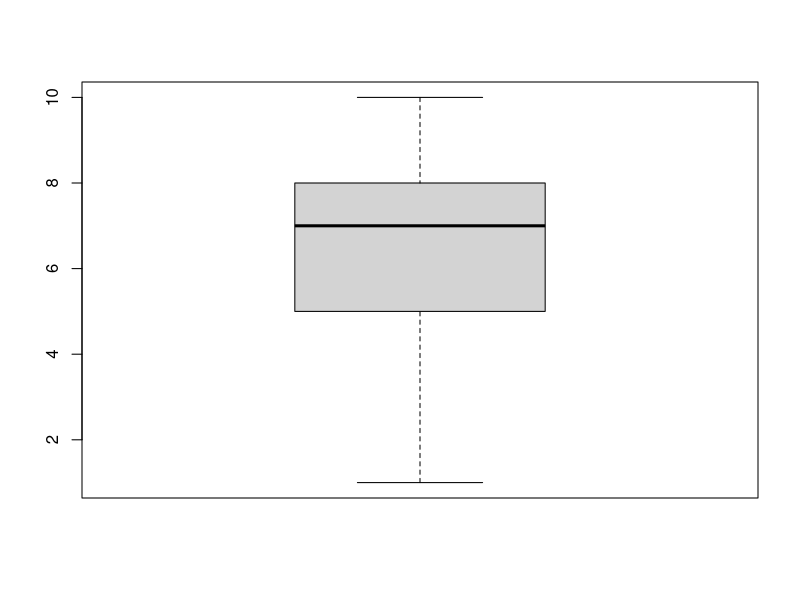
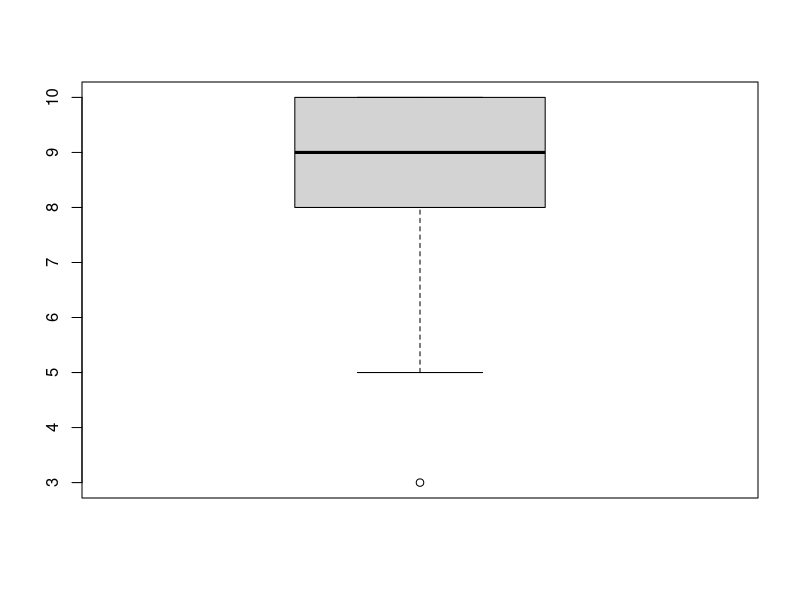
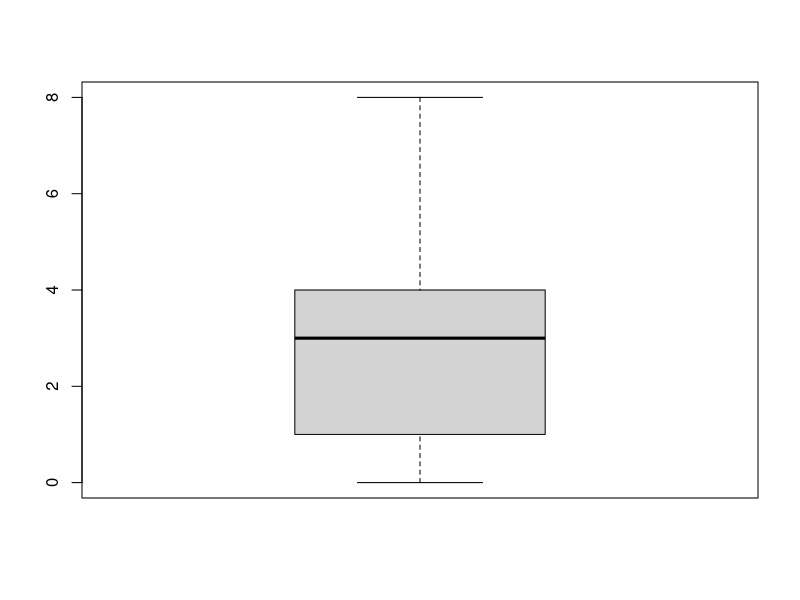
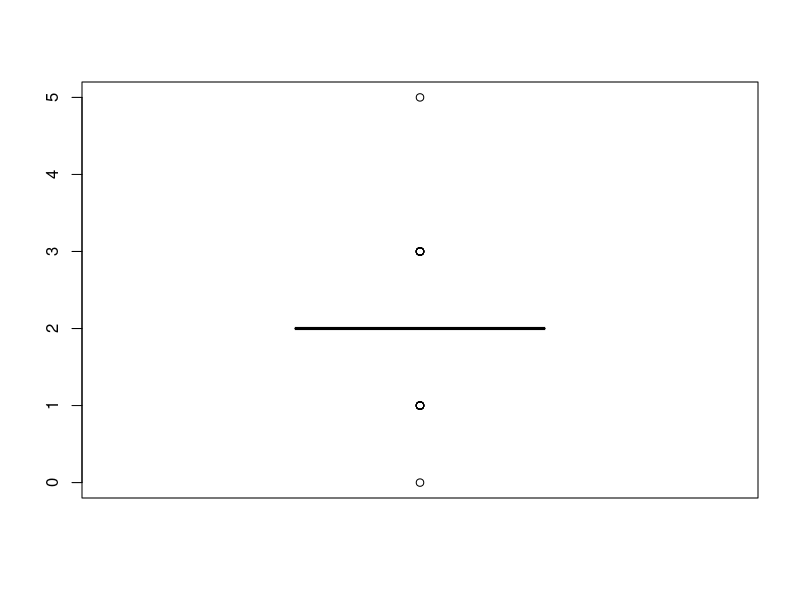
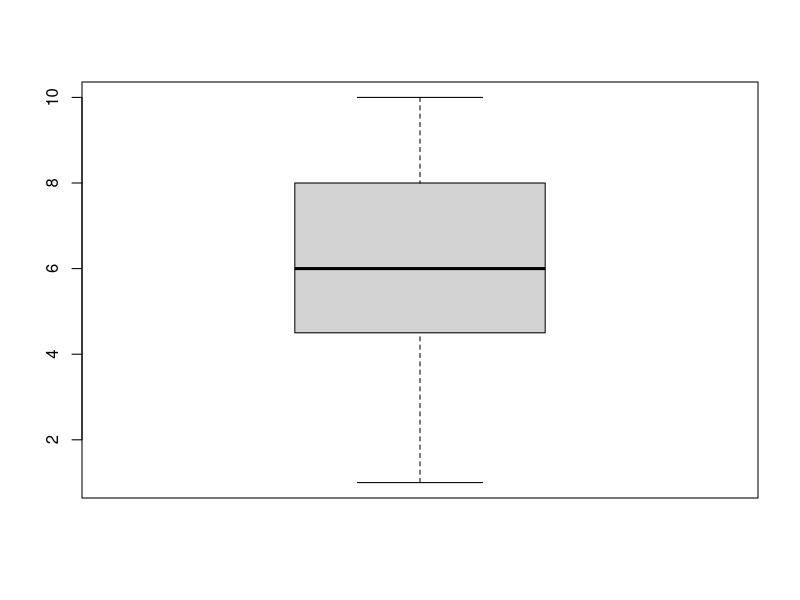
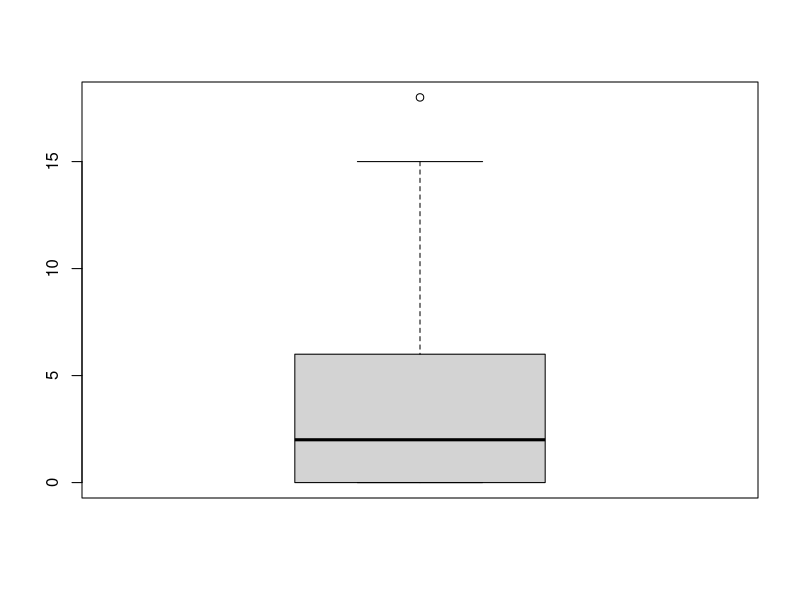
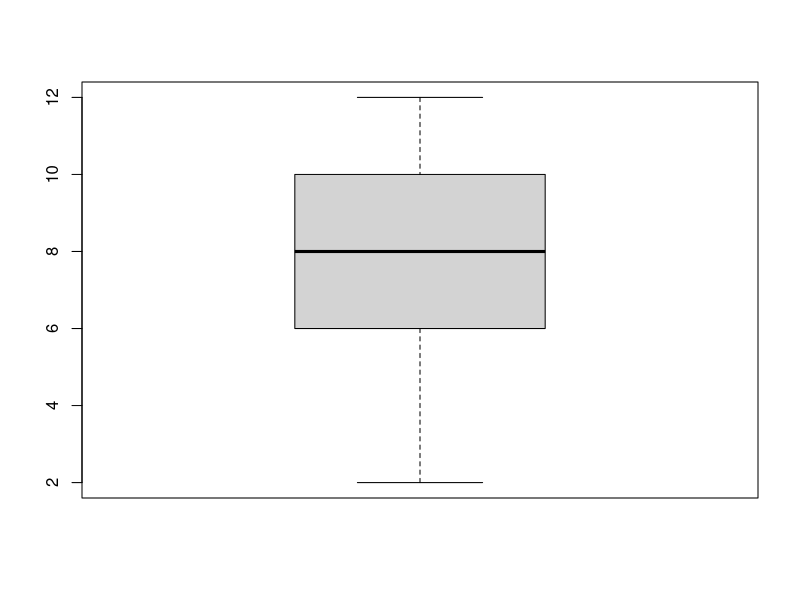
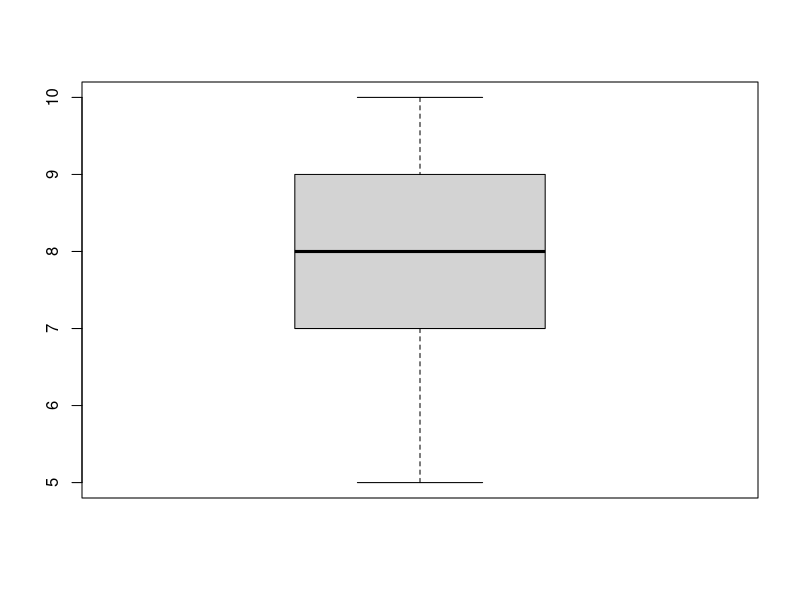

R code for these plots, in order: (Note: this script raises an error after producing the figures.)
## ---- chunk 1
knitr::opts_chunk$set(echo = FALSE)
alumnos <-read.csv("dataset-alumnos.csv")

## ---- chunk 2
summary(cars)
## ---- chunk 3
summary(alumnos)
## ---- chunk 4
boxplot(alumnos$gusto_por_las_matematicas)
## ---- chunk 5
boxplot(alumnos$utilidad_de_matematicas)
## ---- chunk 6
boxplot(alumnos$tiempo_computadora_por_dia)
## ---- chunk 7
boxplot(alumnos$numero_de_idiomas)
## ---- chunk 8
boxplot(alumnos$gusto_por_cocinar)
## ---- chunk 9
boxplot(alumnos$horas_de_ejercicio_por_semana)
## ---- chunk 10
boxplot(alumnos$promedio_de_horas_clase)
## ---- chunk 11
boxplot(alumnos$nivel_de_sociable)
## ---- chunk 12
boxplot(alumnos$libros_escolares_al_semestre)
## ---- chunk 13
boxplot(alumnos$gusto_trabajo_en_equipo)
## ---- chunk 14
boxplot(alumnos$importancia_por_la_apariencia_personal_en_clase)
## ---- chunk 15
boxplot(alumnos$horas_de_videojuegos_al_dia)
## ---- chunk 16
boxplot(alumnos$tolerancia_por_la_sangre)
## ---- chunk 17
boxplot(alumnos$gusto_de_trabajar_con_sustancias)
## ---- chunk 18
boxplot(alumnos$solidaridad)
## ---- chunk 19
boxplot(alumnos$viajes_al_anio)
## ---- chunk 20
boxplot(alumnos$conocimiento_por_la_cultura_de_tu_estado)
## ---- chunk 21
boxplot(alumnos$destreza_fisica)
## ---- chunk 22
boxplot(alumnos$destreza_mental)
## ---- chunk 23
#boxplot(alumnos$herramientas_adicionales)
## ---- chunk 24
plot(pressure)
